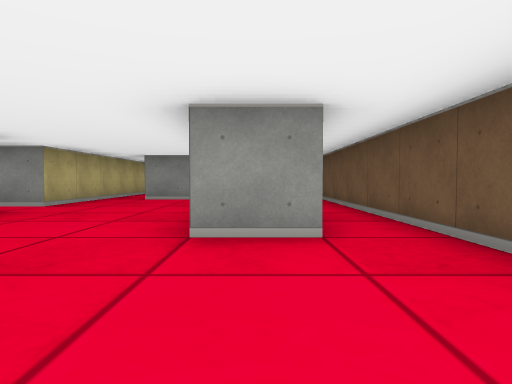
View 1 (above)

21 first-person views from a walk through a cub3D ray-caster map. The camera is about half as high as the walls, tilts 2° down and sees 75° across. The floor is counted in squares. Each view is taken from the middle of a square. On the plan, view 1 faces up. The plan holds only what a view shows up to about 9 squares ahead; the rest is blank. The place goes on beyond the plan.

View 2
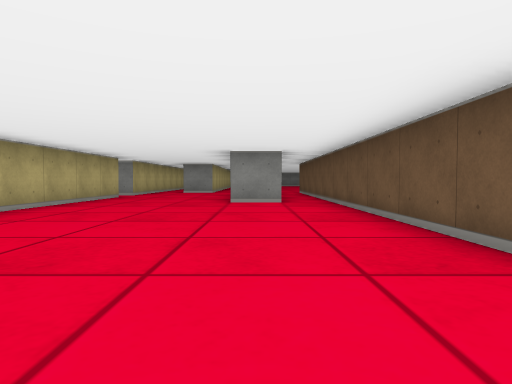

View 3
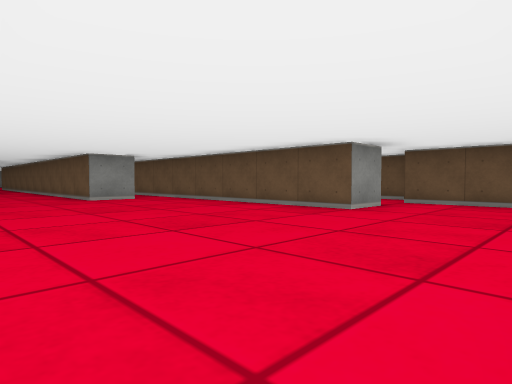

View 4
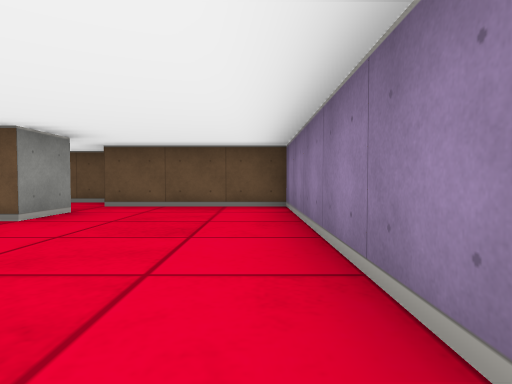

View 5
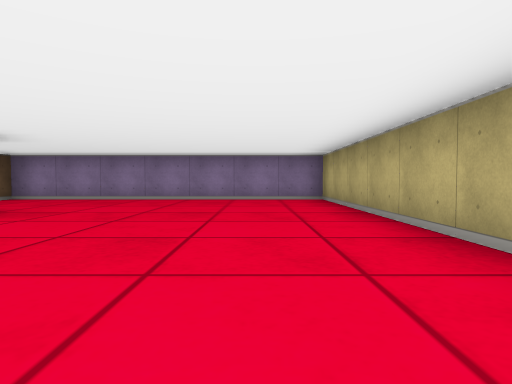

View 6
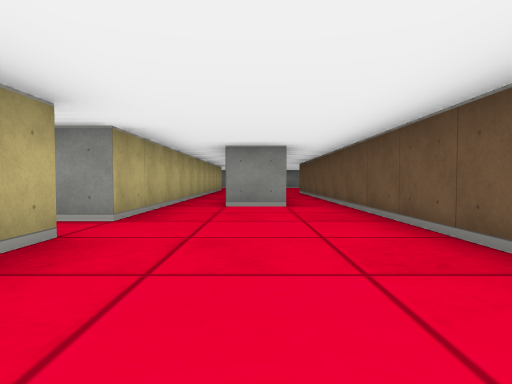

View 7
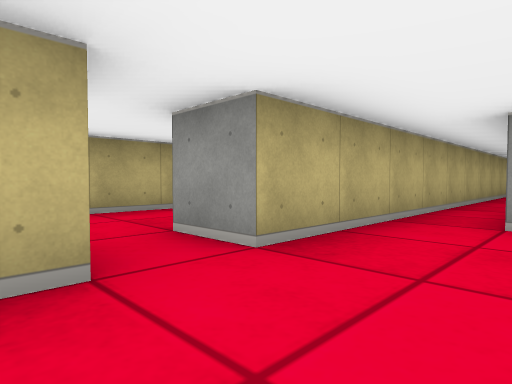

View 8
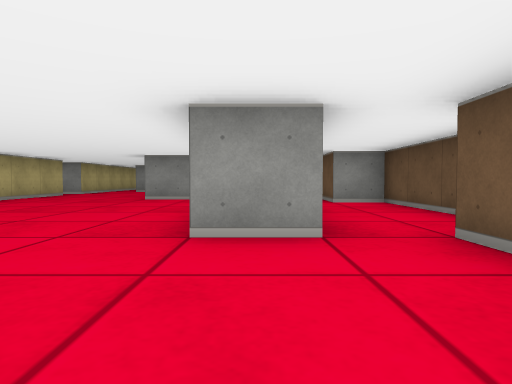

View 9
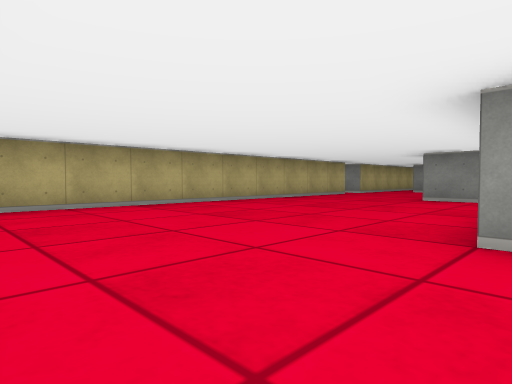

View 10
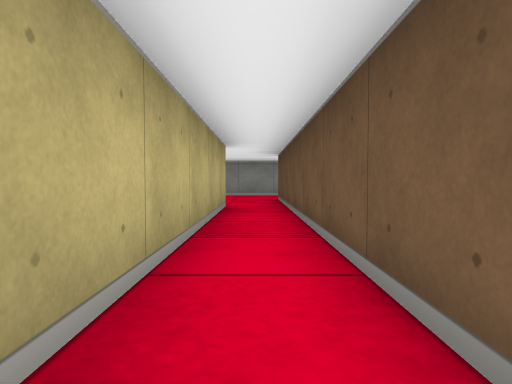

View 11
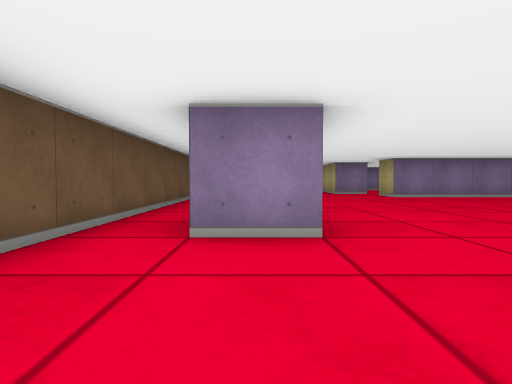

View 12
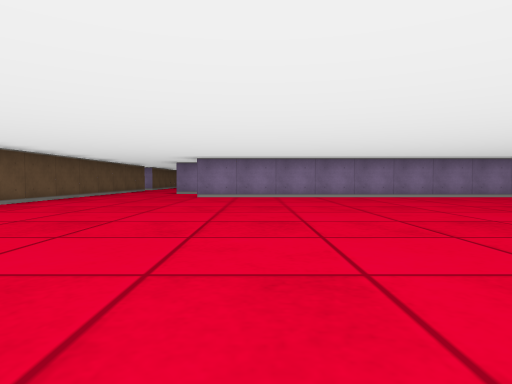

View 13
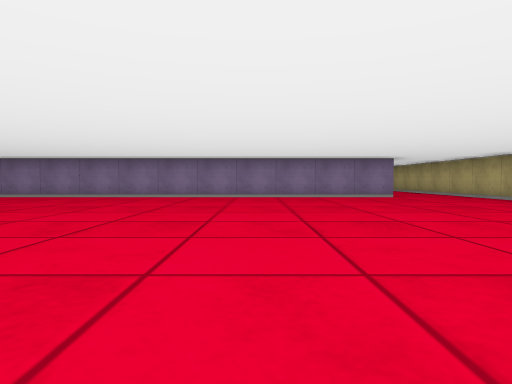

View 14
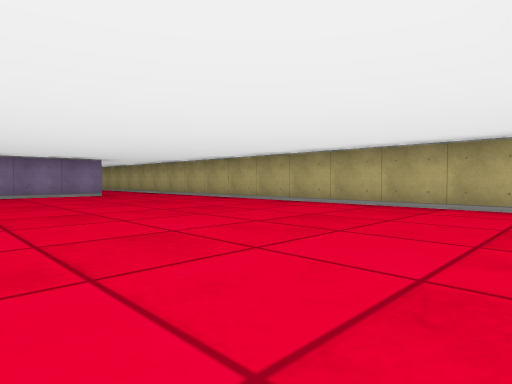

View 15
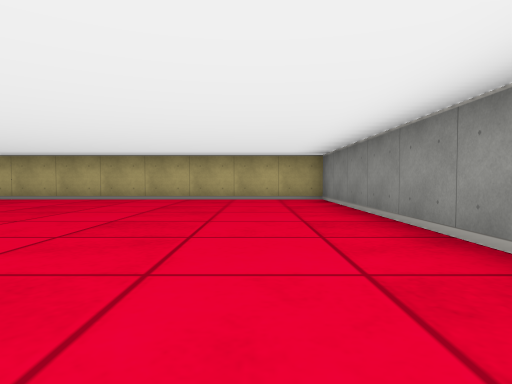

View 16
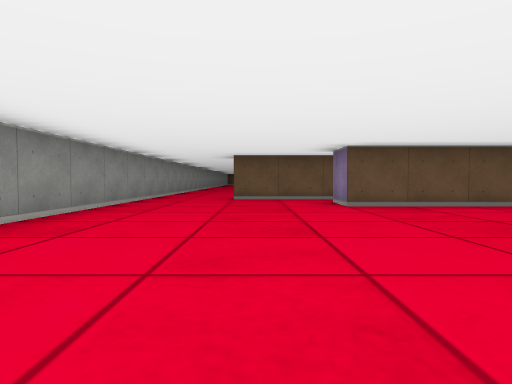

View 17
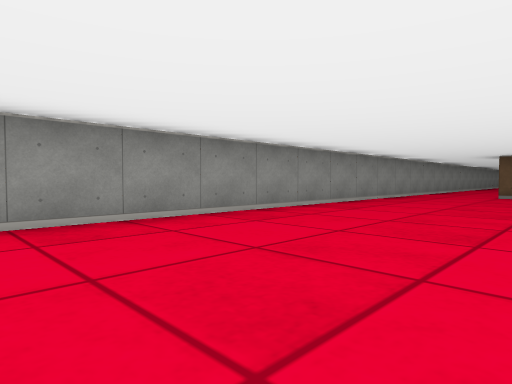

View 18
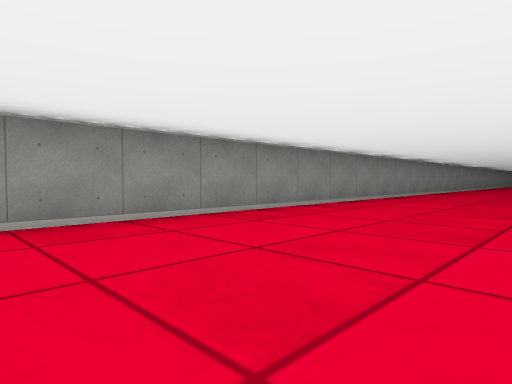

View 19
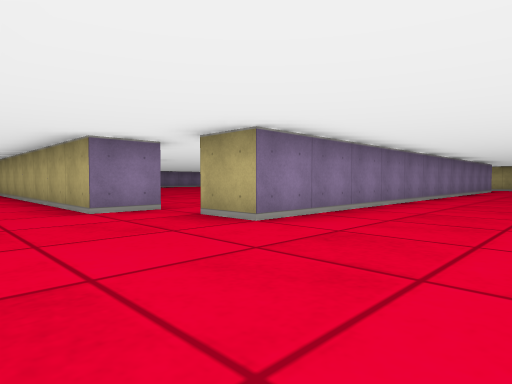

View 20
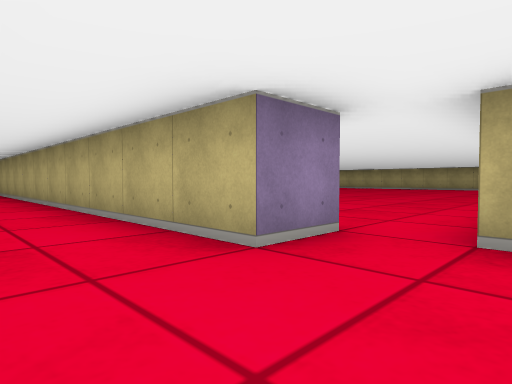

View 21
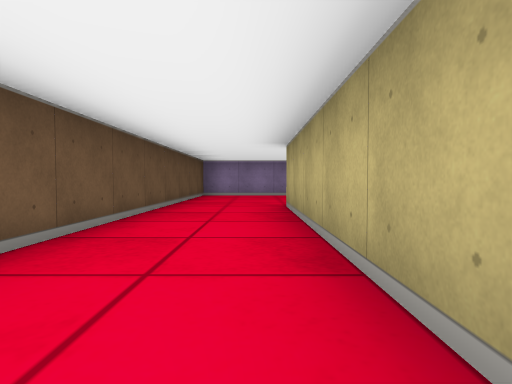

### Floor plan
Points are (right, up) in squares from view 1. A wall is a line through its corners. A room is listed if a view was taken in it or the views show most of it. See-through windows are left out.
Room 1 (views 1, 2, 3, 4, 5, 6, 7, 8, 9)
walls: (0.6, 2.5) (-0.5, 2.5) (-0.5, 7.5); (2.6, -2.5) (1.5, -2.5) (1.5, 2.5); (-3.5, 4.6) (-3.5, -5.5) (3.5, -5.5) (3.5, -2.5); (-1.4, 7.5) (-2.5, 7.5); (-3.5, 7.5) (-3.5, 5.5)
ways out: opening at (-4, 5) to room 2; opening at (-3, 8) to room 2; opening at (3, -3) to room 3; opening at (-1, 8); opening at (1, 3)
Room 2 (views 10, 11, 12, 13, 14, 15, 16, 17, 18, 19, 20, 21)
walls: (-7.6, 8.5) (-6.5, 8.5) (-6.5, -1.4); (-4.5, 9.9) (-4.5, 16.5) (-3.5, 16.5) (-3.5, 7.5); (-2.5, 11.5) (-2.5, 18.5); (-19.6, 10.5) (-7.5, 10.5) (-7.5, 9.5); (-3.5, 5.5) (-4.5, 5.5); (-1, 20.5) (-21.5, 20.5) (-21.5, 10); (-4.5, -2.6) (-4.5, 2.1)
ways out: opening at (-4, 5) to room 1; opening at (-3, 8) to room 1; opening at (-20.5, 10); opening at (-7, 9); opening at (-5.5, -2); opening at (-2, 19.5)
Room 3 (no view inside)
walls: (4.5, -2.1) (4.5, 0.5); (4.5, 1.5) (3.5, 1.5)
ways out: opening at (3, -3) to room 1; opening at (3, 1)

Where each view was taken, in squares from view 1:
view 1: 0 up, 0 right, facing up
view 2: 4 down, 0 right, facing up
view 3: 5 down, 3 left, facing up-right
view 4: 5 down, 2 left, facing right
view 5: 2 up, 2 left, facing down
view 6: 2 up, 2 left, facing up
view 7: 4 up, 2 left, facing up-left
view 8: 5 down, 2 right, facing up
view 9: 5 down, 2 right, facing up-left
view 10: 11 up, 3 left, facing up
view 11: 19 up, 4 left, facing down
view 12: 19 up, 9 left, facing down
view 13: 19 up, 16 left, facing down
view 14: 20 up, 16 left, facing down-left
view 15: 19 up, 14 left, facing left
view 16: 18 up, 10 left, facing right
view 17: 17 up, 12 left, facing up-right
view 18: 17 up, 16 left, facing up-right
view 19: 13 up, 5 left, facing down-left
view 20: 10 up, 5 left, facing down-left
view 21: 4 up, 6 left, facing down
